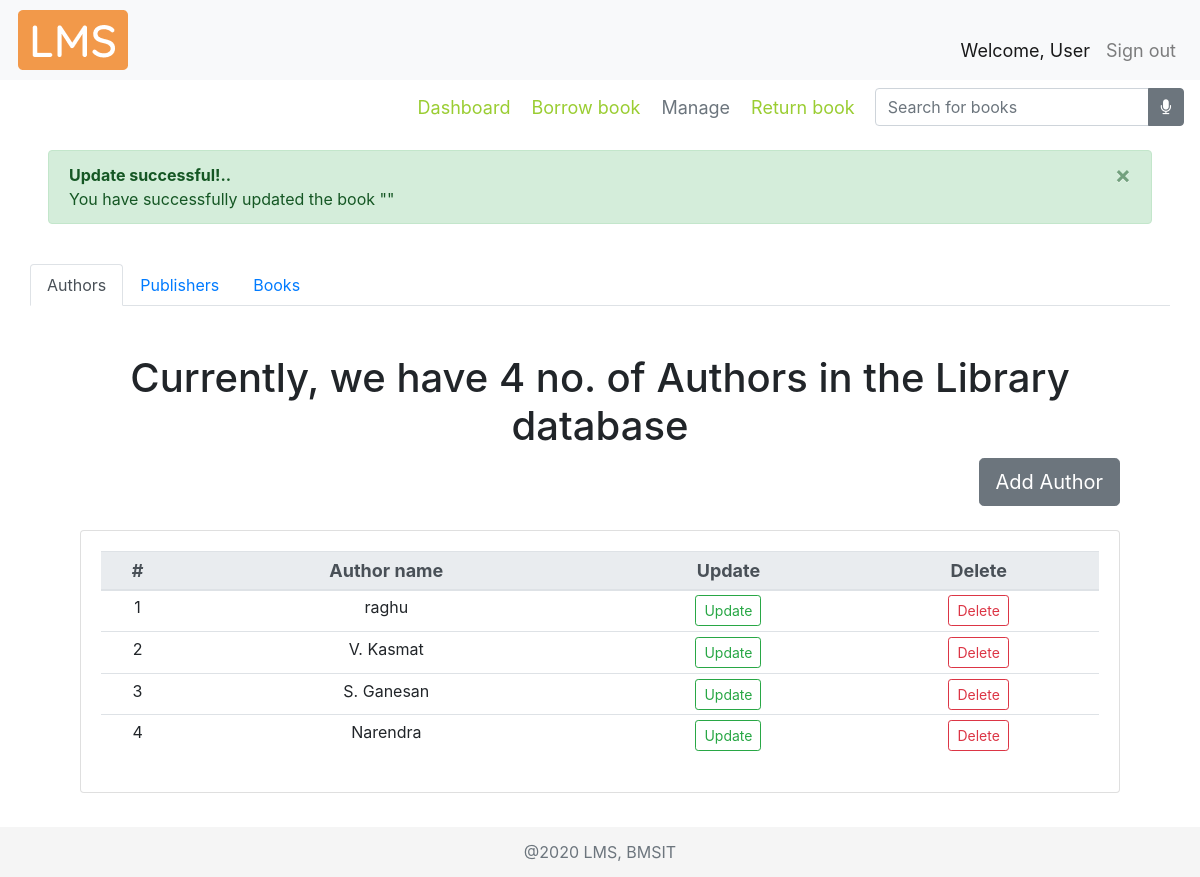
Before: /manage/ with the older database file.
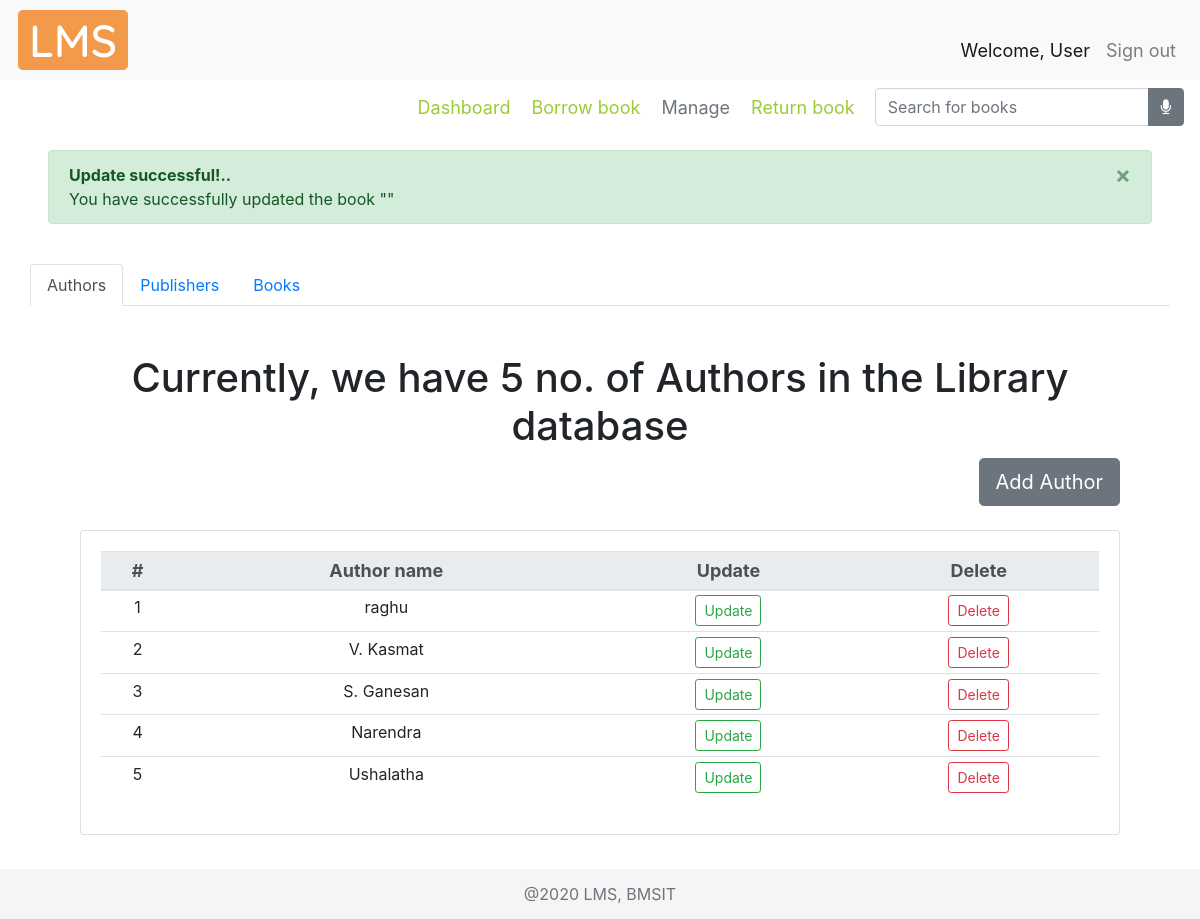
After: the same page with the newer database file.
### libraryApp/models.py (models this page shows)
class AUTHOR(models.Model):
    authorName = models.CharField(max_length=30)
    def __str__(self):
        return self.authorName

### libraryApp/views.py (the view)
# urls.py: path('manage/', views.manage, name="manage"),
def manage(request):
    manage = 'libraryApp/manage_tab.html'
    books = BOOK.objects.all()
    myFilter = BookFilter(request.GET, queryset=books)
    books = myFilter.qs
    allAuthors = AUTHOR.objects.all()
    allPublishers = PUBLISHER.objects.all()
    mActive = True
    booksList = []
    bookCount = 0
    authCount = AUTHOR.objects.count()
    pubCount = PUBLISHER.objects.count()
    for i in books:
        bookCount += 1
        stock = STOCK.objects.filter(bookID__id=i.id).first()
        authors = AUTHOR.objects.filter(book__id=i.id)
        authorList = []
        authorIDList = []
        for a in authors.all():
            if a not in authorList: #loic to check redundancy
                authorList.append(a)
                authorIDList.append(a.id)
        authorString = ', '.join(map(str, authorList))
        pub = PUBLISHER.objects.filter(
            book__id=i.id).first()
        booksList.append(tempBook(bookCount, i.bookTitle, i.id, i.genre, pub.id,
                                  pub.pubName, i.pubYear, authorIDList, authorString, i.isbn, stock.bookCopies))
    context = {
        'allBooks': booksList,
        'bookCount': bookCount,
        'myFilter' : myFilter,
        'allAuthors' : allAuthors,
        'authCount' : authCount,
        'allPublishers' : allPublishers,
        'pubCount' : pubCount,
        'mActive' : mActive
    }
    return render(request, manage, context)

### libraryApp/templates/libraryApp/manage_tab.html (shortened to what this page needs)
{% extends 'libraryApp/main.html' %}
{% load static %}
{% block content %}
    <div class="container-fluid">
        <nav>
            <div class="nav nav-tabs" id="nav-tab" role="tablist">
                <a class="nav-item nav-link active" id="nav-home-tab" data-toggle="tab" href="#nav-home" role="tab" aria-controls="nav-home" aria-selected="true">Authors</a>
                <a class="nav-item nav-link" id="nav-profile-tab" data-toggle="tab" href="#nav-profile" role="tab" aria-controls="nav-profile" aria-selected="false">Publishers</a>
                <a class="nav-item nav-link" id="nav-contact-tab" data-toggle="tab" href="#nav-contact" role="tab" aria-controls="nav-contact" aria-selected="false">Books</a>
             </div>
        </nav>
        <div class="tab-content" id="nav-tabContent">
            <div class="tab-pane fade show active" id="nav-home" role="tabpanel" aria-labelledby="nav-home-tab">
                {% include 'libraryApp/author.html' %}
            </div>
        </div>
    </div>
{% endblock content %}

### libraryApp/templates/libraryApp/author.html (shortened to what this page needs)
<div class="container-fluid">
    <div class="row text-center booksTable mt-5">
        <div class="col-md-12">
            <h1 class="text-center">
                Currently, we have {{authCount}} no. of Authors in the Library database
            </h1>
            <div class="row justify-content-end addBookBtn">
                <a href="{% url 'addauthordetail' 'Add' %}">
                    <button type="button" class="btn btn-secondary btn-lg" data-toggle="tooltip" data-placement="right"
                        title="Click here to add a book">Add Author</button>
            </div>
            <br>
            <div class="card card-body">
                <table class="table table-sm table-hover">
                    <thead class="thead-light threadText">
                        <tr>
                            <th scope="col">#</th>
                            <th scope="col">Author name</th>
                            <th scope="col">Update</th>
                            <th scope="col">Delete</th>
                        </tr>
                    </thead>
                    {% for i in allAuthors %}
                    <tr>
                        <td>{{forloop.counter}}</td>
                        <td>{{i.authorName}}</td>
                        <td><a class="btn btn-sm btn-outline-success" href="{% url 'updateauthordetail' i.id %}">Update</a></td>
						<td><a class="btn btn-sm btn-outline-danger" href="{% url 'deleteauthordetail' i.id %}">Delete</a></td>
                    </tr>
                    {% endfor %}
                </table>
            </div>
        </div>
    </div>
</div>

Changed rows visible on the page:
added AUTHOR: authorName "Ushalatha"
Other visible differences:
{{ authCount }}: "4" → "5"
